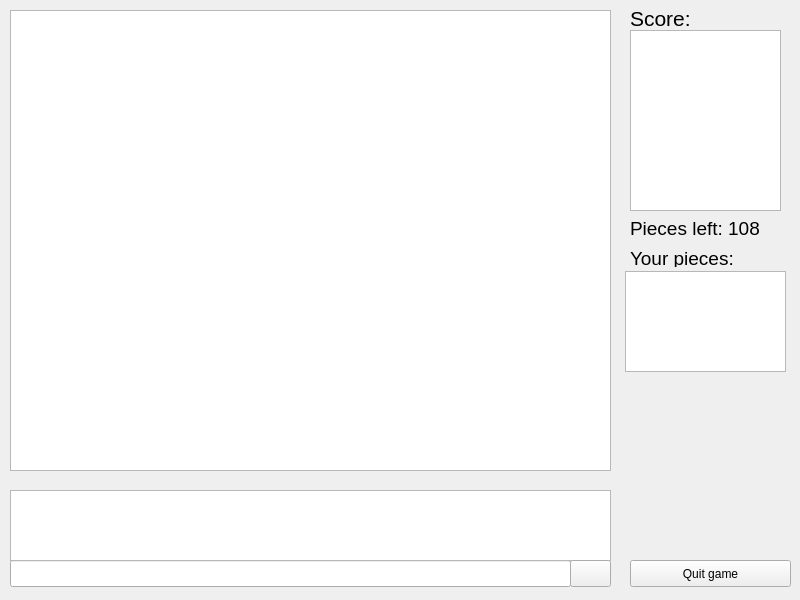
<?xml version="1.0" encoding="UTF-8"?>
<ui version="4.0">
 <class>Widget</class>
 <widget class="QWidget" name="Widget">
  <property name="geometry">
   <rect>
    <x>0</x>
    <y>0</y>
    <width>800</width>
    <height>600</height>
   </rect>
  </property>
  <property name="windowTitle">
   <string>Widget</string>
  </property>
  <widget class="QGraphicsView" name="Canvas">
   <property name="geometry">
    <rect>
     <x>10</x>
     <y>10</y>
     <width>601</width>
     <height>461</height>
    </rect>
   </property>
  </widget>
  <widget class="QLineEdit" name="MessageInput">
   <property name="geometry">
    <rect>
     <x>10</x>
     <y>560</y>
     <width>561</width>
     <height>27</height>
    </rect>
   </property>
  </widget>
  <widget class="QTextEdit" name="MessageLog">
   <property name="geometry">
    <rect>
     <x>10</x>
     <y>490</y>
     <width>601</width>
     <height>71</height>
    </rect>
   </property>
  </widget>
  <widget class="QPushButton" name="QuitButton">
   <property name="geometry">
    <rect>
     <x>630</x>
     <y>560</y>
     <width>161</width>
     <height>27</height>
    </rect>
   </property>
   <property name="text">
    <string>Quit game</string>
   </property>
  </widget>
  <widget class="QLabel" name="ScoreLabel">
   <property name="geometry">
    <rect>
     <x>630</x>
     <y>10</y>
     <width>61</width>
     <height>17</height>
    </rect>
   </property>
   <property name="font">
    <font>
     <pointsize>16</pointsize>
    </font>
   </property>
   <property name="text">
    <string>Score:</string>
   </property>
  </widget>
  <widget class="QLabel" name="YourPiecesLabel">
   <property name="geometry">
    <rect>
     <x>630</x>
     <y>250</y>
     <width>121</width>
     <height>17</height>
    </rect>
   </property>
   <property name="font">
    <font>
     <pointsize>14</pointsize>
    </font>
   </property>
   <property name="text">
    <string>Your pieces:</string>
   </property>
  </widget>
  <widget class="QLabel" name="PiecesLeftLabel">
   <property name="geometry">
    <rect>
     <x>630</x>
     <y>220</y>
     <width>131</width>
     <height>17</height>
    </rect>
   </property>
   <property name="font">
    <font>
     <pointsize>14</pointsize>
    </font>
   </property>
   <property name="text">
    <string>Pieces left: 108</string>
   </property>
  </widget>
  <widget class="QPushButton" name="SendButton">
   <property name="geometry">
    <rect>
     <x>570</x>
     <y>560</y>
     <width>41</width>
     <height>27</height>
    </rect>
   </property>
   <property name="text">
    <string/>
   </property>
   <property name="icon">
    <iconset>
     <normaloff>Gfx/mail_send.png</normaloff>Gfx/mail_send.png</iconset>
   </property>
  </widget>
  <widget class="QGraphicsView" name="PlayerPiecesCanvas">
   <property name="geometry">
    <rect>
     <x>625</x>
     <y>271</y>
     <width>161</width>
     <height>101</height>
    </rect>
   </property>
  </widget>
  <widget class="QListView" name="ScoreList">
   <property name="geometry">
    <rect>
     <x>630</x>
     <y>30</y>
     <width>151</width>
     <height>181</height>
    </rect>
   </property>
  </widget>
 </widget>
 <layoutdefault spacing="6" margin="11"/>
 <resources/>
 <connections/>
</ui>
